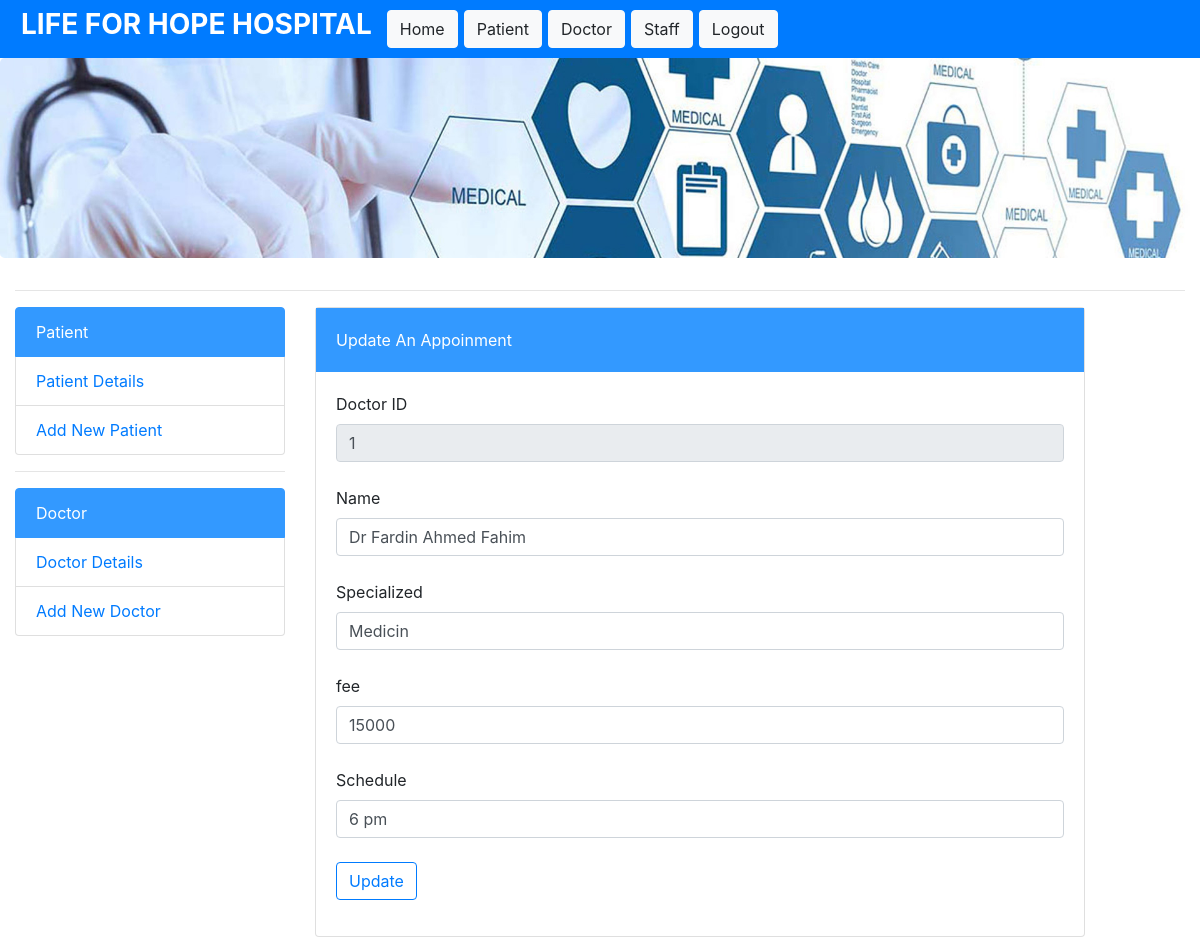
The app's page /HMS/update_doc.php?edit_doc=1 with its own data.
### tables this page shows
CREATE TABLE `doctor` (
  `docid` int(11) NOT NULL,
  `doc_name` varchar(500) NOT NULL,
  `dept` varchar(500) NOT NULL,
  `fee` int(11) NOT NULL,
  `start` varchar(500) NOT NULL
);

### HMS/update_doc.php (the view, shortened to what this page needs)
<!DOCTYPE html>
<?php include("func.php");?>
<html>
<head>
	<link rel="stylesheet" href="https://maxcdn.bootstrapcdn.com/bootstrap/4.0.0-beta.2/css/bootstrap.min.css">
</head>
<body>
	<nav class="navbar sticky-top navbar-light bg-primary">
  <form class="form-inline">
    <h3><b><font color="#ffffff" style="padding-left:5px;padding-right:15px;">LIFE FOR HOPE HOSPITAL </font></b></h3>
    <a href="admin-panel.php" class="btn btn-light">Home</a>
    <a href="patient_details.php" class="btn btn-light">Patient</a>
    <a href="doctor_details.php" class="btn btn-light">Doctor</a>
    <a href="admin-panel.php" class="btn btn-light">Staff</a>
    <a href="index.php" class="btn btn-light">Logout</a>
  </form>
</nav>
<div class="jumbotron" style="background: url('Image/hims.jpg') no-repeat;background-size: cover; height: 200px"></div>
<div class="container-fluid">
<hr>
	<div class="row">
		<div class="col-md-3">
			<div class="list-group">
				<a href="" class="list-group-item active" style="background-color:#3399ff ;color:#ffffff; border-color:#3399ff; > Patient</a>
				<a href="" class="list-group-item ">Patient</a>
				<a href="patient_details.php" class="list-group-item ">Patient Details</a>
				<a href="" class="list-group-item ">Add New Patient</a>
			</div>
			<hr>
			<div class="list-group">
				<a href="" class="list-group-item active" style="background-color:#3399ff ;color:#ffffff;border-color:#3399ff;> doctor</a>
				<a href="" class="list-group-item ">Doctor</a>
				<a href="doctor_details.php" class="list-group-item ">Doctor Details</a>
				<a href="add_doctor.php" class="list-group-item ">Add New Doctor</a>
			</div>
		</div>
		<div class="col-md-8">
			<div class="card">
				<div class="card-body" style="background-color:#3399ff ;color:#ffffff;">
					Update An Appoinment
				</div>
				<div class="card-body">
					<?php
						if(isset($_GET['edit_doc'])){
							$id = (int)$_GET['edit_doc'];
					    	$mysqli =new mysqli("localhost","root","","hospital_msdb");
						    $query=$mysqli->query("SELECT * from doctor where docid = '$id'");
						    $row = $query->fetch_assoc();
						}
			    	?>
					<form class="form-group", action="func.php" method = "POST">
						<label>Doctor ID</label>
						<input type="text" name="docid" class="form-control" value = "<?php echo $row['docid']?>" readonly><br>
						<label>Name</label>
						<input type="text" name="name" class="form-control" value = "<?php echo $row['doc_name']?>"><br>
						<label>Specialized</label>
						<input type="text" name="dept" value = "<?php echo $row['dept']?>" class="form-control"><br>
						<label>fee</label>
						<input type="number" name="fee" value = "<?php echo $row['fee']?>" class="form-control"><br>
						<label>Schedule</label>
						<input type="text" name="time" value = "<?php echo $row['start']?>" class="form-control"><br>
						<button type="submit" name = "update_doc" class="btn btn-outline-primary">Update</button>
					</form>
				</div>
			</div>
		</div>
		<div class="col-md-1"></div>
	</div>
</div>
</body>
</html>

### records on screen
doctor: docid "1", name "Dr Fardin Ahmed Fahim", dept "Medicin", fee "15000", time "6 pm"
